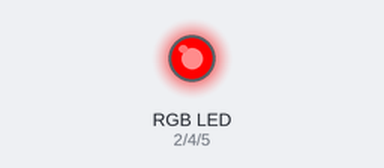
Bench run of a sketch on a simulated Arduino Uno, built with avr-gcc and run on an emulated ATmega328P. On the bench: an RGB LED mixed from three pins (HIGH = lit).

Above: at 0.05 s.
At 1.8 s:
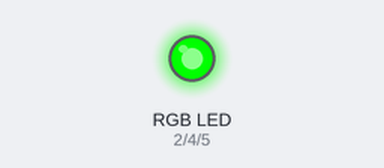
At 3.05 s:
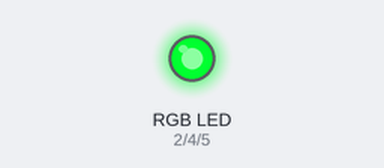
At 3.6 s:
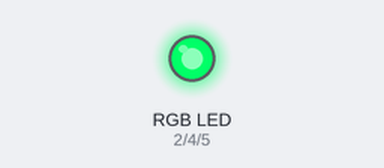
At 5.4 s:
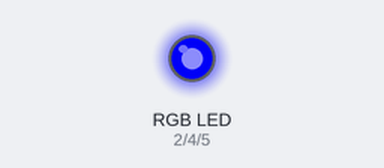
At 7.2 s:
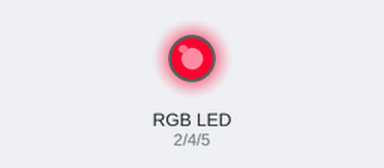
Timing chart, 0 to 10.0 s (numbered marks = the images above):
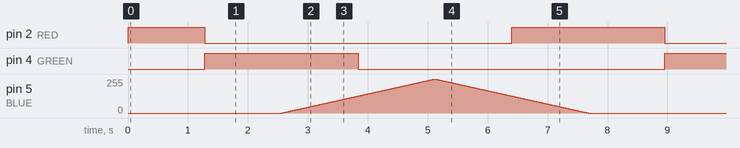

Measured:
- by itself, pin 2 (RED): repeats every 7.7 s: LOW 5.1 s, HIGH 2.6 s
- by itself, pin 4 (GREEN): alternates HIGH for 2.6 s and LOW for 5.1 s

The sketch:

RGB_LED.ino
```cpp
#define RED   2
#define GREEN 4
#define BLUE  5

void setup()
{
  pinMode(RED, OUTPUT);
  pinMode(GREEN, OUTPUT);
  pinMode(BLUE, OUTPUT);
}

void setColor(int red, int green, int blue) {
  analogWrite(RED, red);
  analogWrite(GREEN, green);
  analogWrite(BLUE, blue);
}

void loop() {
  for (int i = 0; i < 255; i++) { setColor(255 - i, i, 0); delay(10); } // red   -> green
  for (int i = 0; i < 255; i++) { setColor(0, 255 - i, i); delay(10); } // green -> blue
  for (int i = 0; i < 255; i++) { setColor(i, 0, 255 - i); delay(10); } // blue  -> red
}
```
